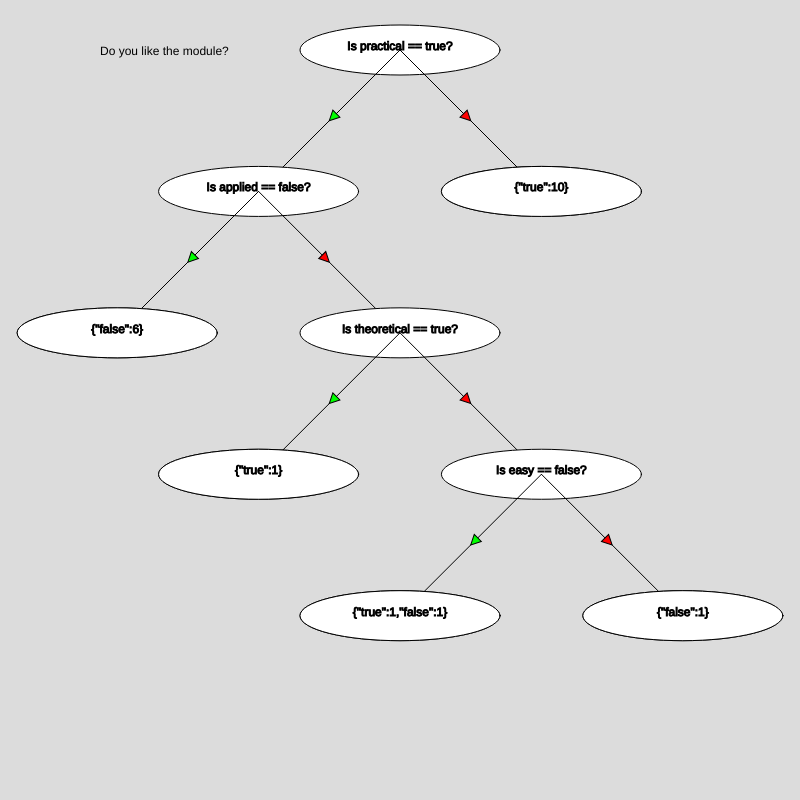
Frame 1 (no input)
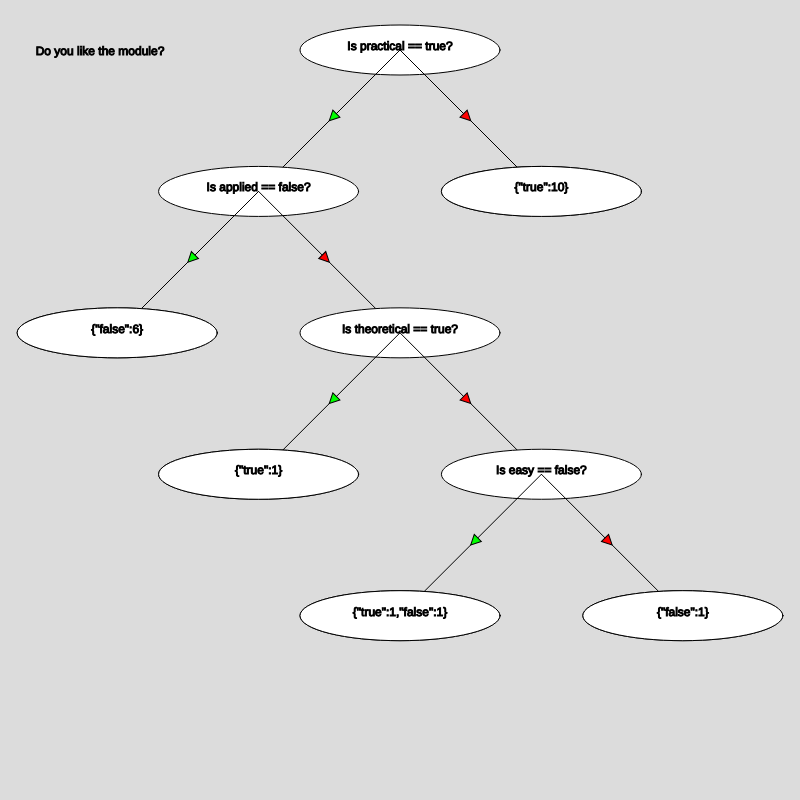
Frame 2 (the mouse pressed at the canvas centre, redrawn once)

The p5.js sketch that drew these frames (run headless with seeded random() and noise() and a simulated clock; the mouse was pressed at the canvas centre and the sketch redrawn once):

// p5.js sketch
// ── sketch.js
const trainingData = [
  [true, true, true, false, true, false],
  [true, true, true, false, true, false],
  [true, false, true, false, false, false],
  [true, false, false, false, true, false],
  [true, false, true, true, false, true],
  [true, true, true, false, false, false],
  [true, true, true, false, true, false],
  [true, false, true, false, true, false],
  [true, false, false, false, false, true],
  [true, true, false, false, true, true],
  [true, false, true, false, true, false],
  [true, true, true, true, true, true],
  [false, true, true, true, false, true],
  [false, false, false, true, true, false],
  [false, false, false, true, false, true],
  [false, true, false, true, false, true],
  [false, false, false, true, true, false],
  [false, false, true, true, false, true],
  [false, true, false, true, false, false],
  [false, true, false, true, false, true]
];

const header = ["like", "easy", "applied", "practical", "theoretical", "early"];

const data2 = [
  //sunny, overcast, rainy
  [true, true, false, false, false],
  [true, true, true, true],
  [true, true, true, false, false]
];

let tree;

function setup() {
  createCanvas(800, 800);

  console.log(typeof trainingData, trainingData);
  let counts = classCounts(trainingData);
  console.log(counts);

  let q = new Question(3, true);
  console.log(q.match(trainingData[0]));

  let p = partition(trainingData, q);
  console.log(p);

  let bs = findBestSplit(trainingData);
  console.log(bs);

  tree = buildTree(trainingData);
  console.log(tree);
  noLoop();
}

function draw() {
  background(220);
  translate(width / 2, 50);
  fill(0);
  text("Do you like the module?", -300, 5);
  tree.show();
}

function classCounts(rows) {
  // Counts the number of each type of example in a dataset.
  let counts = {};
  rows.map(row => {
    let label = row[0]; // first column is the label
    if (!(label in counts)) counts[label] = 1;
    else counts[label] += 1;
  });
  return counts;
}

function partition(rows, question) {
  /*
  Partitions a dataset.

    For each row in the dataset, check if it matches the question. If
    so, add it to 'true rows', otherwise, add it to 'false rows'.
  */
  let trueRows = [],
    falseRows = [];
  rows.map(row => {
    if (question.match(row)) trueRows.push(row);
    else falseRows.push(row);
  });
  return {trueRows, falseRows};
}

function entropy(rows) {
  let counts = classCounts(rows);
  let entrp = 0;
  for (let label in counts) {
    let lblProp = counts[label] / rows.length;
    entrp += lblProp * entropy2(lblProp);
  }
  return -entrp;
}

const entropy2 = prop => {
  if (prop == 1 || prop == 0) return 0;
  return prop * Math.log2(prop) + (1 - prop) * Math.log2((1 - prop));
};

function infoGain(left, right, currentUncertainty) {
  /*
  Information Gain.

     The uncertainty of the starting node, minus the weighted impurity of
     two child nodes.
  */
  let p = left.length / (left.length + right.length);
  return currentUncertainty - p * entropy(left) - (1 - p) * entropy(right);
}

function findBestSplit(rows) {
  let bestGain = 0;
  let bestQuestion = null;
  let currentUncertainty = entropy(rows);
  let n = rows.length - 1;

  for (let col = 1; col < rows[0].length; col++) { //for each feature
    let values = [];
    for (let row of rows) values.push(row[col]);
    values = values.filter(onlyUnique);

    for (let val of values) { // for each value
      let question = new Question(col, val);
      let part = partition(rows, question);
      // try splitting the set
      let trueRows = part.trueRows, falseRows = part.falseRows;
      //skip if it doesn't divide it
      if (trueRows.length == 0 || falseRows.length == 0) continue;

      let gain = infoGain(trueRows, falseRows, currentUncertainty);
      if (gain >= bestGain) {
        bestGain = gain;
        bestQuestion = question;
      }


    }
  }
  return {bestGain, bestQuestion};
}

function onlyUnique(value, index, self) {
  return self.indexOf(value) === index;
}

function buildTree(rows) {
  let bestSplit = findBestSplit(rows);
  console.log(bestSplit);
  let gain = bestSplit.bestGain, question = bestSplit.bestQuestion;

  if (gain == 0) return new Leaf(rows);

  let part = partition(rows, question);
  let trueRows = part.trueRows, falseRows = part.falseRows;

  let trueBranch = buildTree(trueRows);

  let falseBranch = buildTree(falseRows);

  return new DecisionNode(question, trueBranch, falseBranch);
}

const transpose = array => array[0].map((col, i) => array.map(row => row[i]));

const count = (array, item) => array.filter(v => v == item).length;

// ── nodes.js
class Node {
  /*constructor(x, y){
    this.x = x;
    this.y = y;
    this.text = "";
    this.color = color(0);
  }*/
  constructor(text) {
    this.text = text;
    this.color = color(255);
  }

  show() {
    console.log("draw Node: ", this.text);
    stroke(0);
    fill(this.color);
    ellipse(0, 0, 200, 50);

    // text
    fill(0);
    textAlign(CENTER);
    text(this.text, 0, 0);
  }
}

class Branch {

  constructor(start, end, label, arrowSize, color) {
    this.start = start;
    this.end = end;
    this.label = label;
    this.arrowSize = arrowSize;
	this.color = color;
  }

  show() {
    push();
    stroke(0);
    fill(0);
    //translate(this.start.x, this.start.y);
    line(0, 0, this.end.x, this.end.y);
    rotate(this.end.heading());
    translate(this.end.mag() - this.arrowSize - 100, 0);
	fill(this.color);
    triangle(0, this.arrowSize / 2, 0, -this.arrowSize / 2, this.arrowSize, 0);
    pop();
  }
}

class Leaf extends Node{
  constructor(rows) {
    super(JSON.stringify(classCounts(rows)));
    this.predictions = classCounts(rows);
  }

  show() {
    console.log("drawing Leaf");
    super.show();
  }
}

class DecisionNode extends Node {
  /*
  A Decision Node asks a question.

  This holds a reference to the question, and to the two child nodes.
  */

  constructor(question,
              true_branch,
              false_branch) {
    super(question.toString());
    this.question = question;
    this.true_branch = true_branch;
    this.false_branch = false_branch;
  }

  show() {
    super.show();

    // true branch
    let c = color(0, 255, 0);
    let vec = createVector(0, 200);

    let tb = new Branch(createVector(0,0), vec.rotate(QUARTER_PI), "true", 10, c);
    tb.show();
    push();
    translate(vec.x, vec.y);
    if (!this.true_branch.hasOwnProperty("true_branch")) {
      console.log(this.true_branch, "leaf reached!");
      this.true_branch.show();
    }
    if (this.true_branch !== undefined) this.true_branch.show();

    pop();
    //this.true_branch.show();


    // false Branch
    c = color(255, 0, 0);
    let fb = new Branch(createVector(0,0), vec.rotate(-HALF_PI), "false", 10, c);
    fb.show();
    push();
    translate(vec.x, vec.y);
    //console.log(this.false_branch);
    if (!this.false_branch.hasOwnProperty("false_branch")) {
      console.log(this.false_branch, "leaf reached!");
      this.false_branch.show();
    }
    if (this.false_branch !== undefined) this.false_branch.show();
    pop();
  }
}

// ── question.js
class Question {
  constructor(column, value) {
    this.column = column;
    this.value = value;
    this.name = header[column];
  }

  match(example) {
    // Compare the feature value in an example to the value in this question
    let val = example[this.column];
    return val == this.value;
  }

  toString() {
    return `Is ${header[this.column]} == ${this.value}?`;
  }
}
